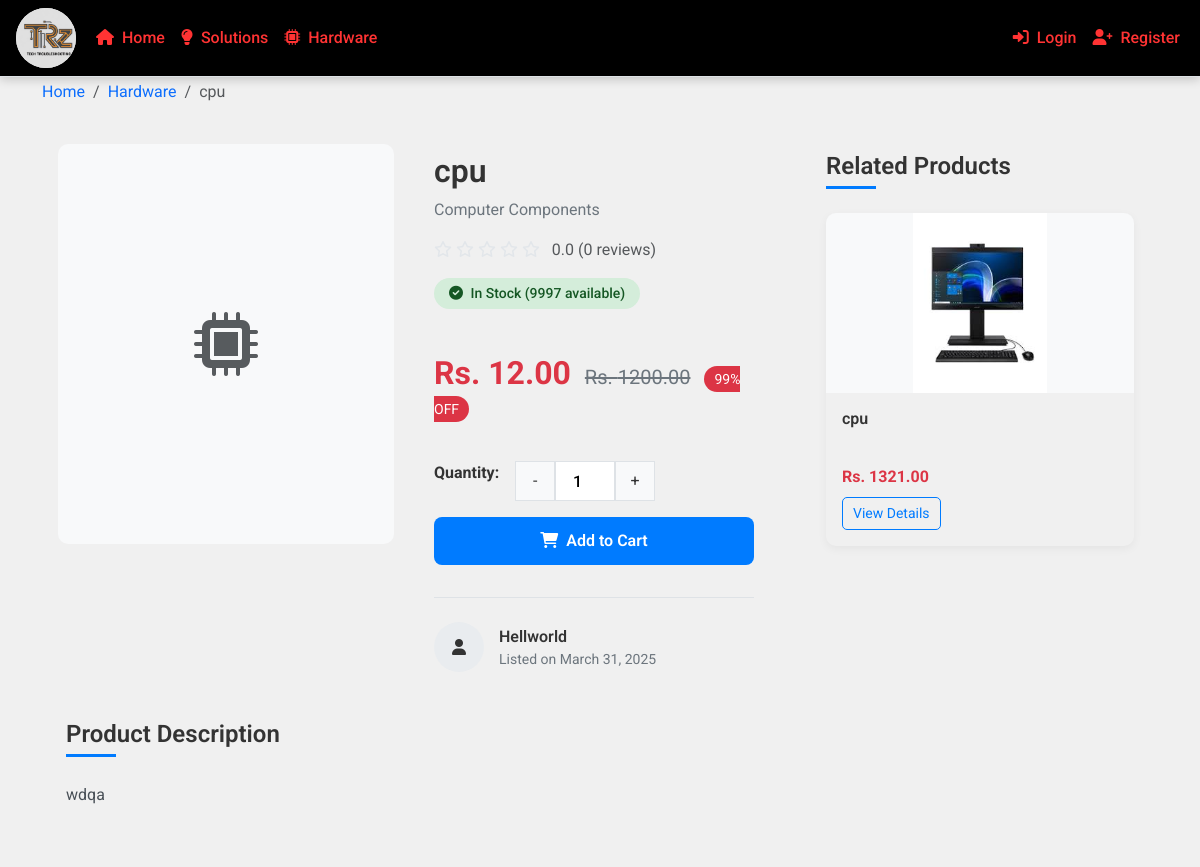
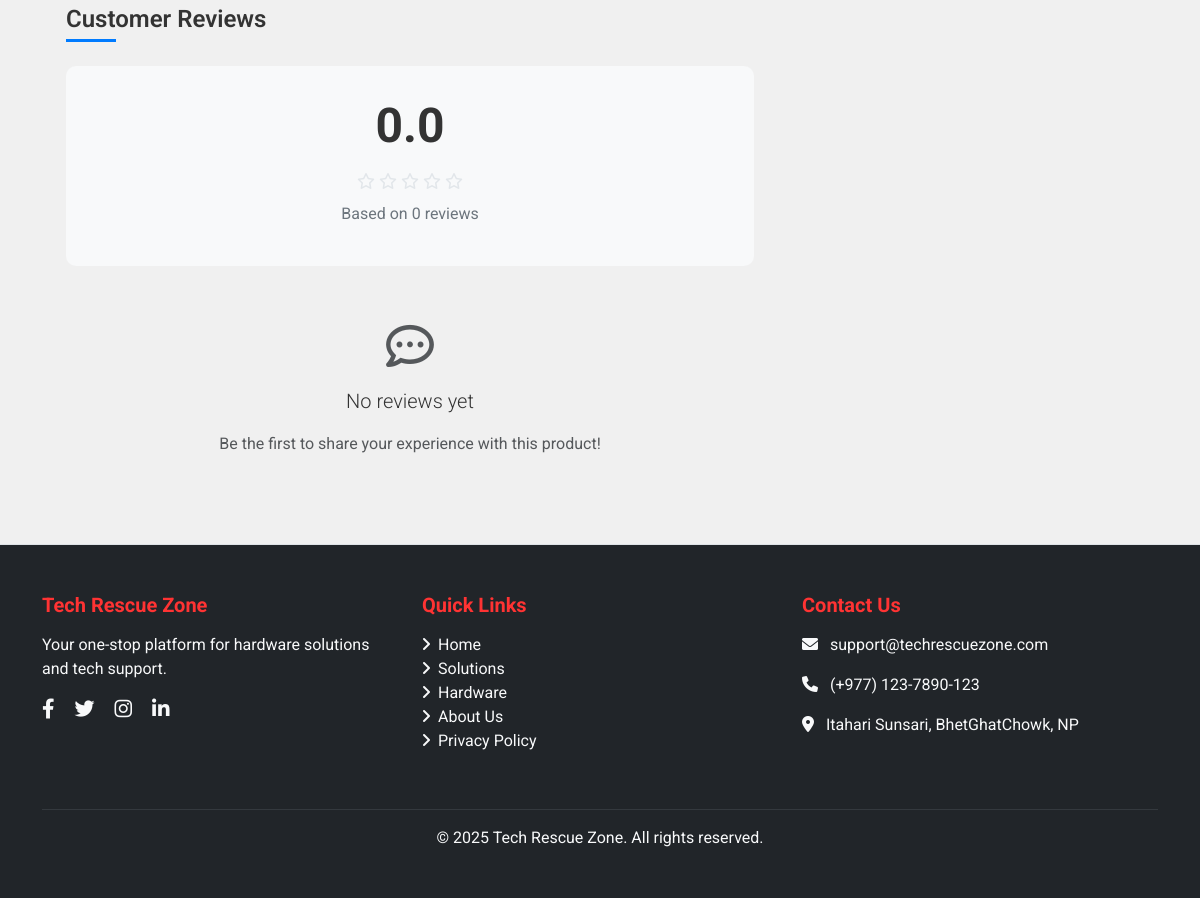
/hardware/3/, run on the app's committed database (2 pictures, top to bottom).
### TechRescueZoneApp/models.py (models this page shows, shortened)
class Hardware(models.Model):
    name = models.CharField(max_length=200)
    description = models.TextField()
    price = models.DecimalField(max_digits=10, decimal_places=2)
    discount_price = models.DecimalField(max_digits=10, decimal_places=2, blank=True, null=True)
    category = models.ForeignKey(Category, on_delete=models.CASCADE, related_name='hardware')
    seller = models.ForeignKey(User, on_delete=models.CASCADE, related_name='hardware_listings')
    stock = models.PositiveIntegerField(default=1)
    is_featured = models.BooleanField(default=False)
    created_at = models.DateTimeField(auto_now_add=True)
    updated_at = models.DateTimeField(auto_now=True)
    def get_discount_percentage(self):
        if self.discount_price and self.price > 0:
            return int(((self.price - self.discount_price) / self.price) * 100)
        return 0
    def get_final_price(self):
        if self.discount_price:
            return self.discount_price
        return self.price
    class Meta:
        verbose_name_plural = 'Hardware'

class Category(models.Model):
    name = models.CharField(max_length=100)
    description = models.TextField(blank=True, null=True)
    class Meta:
        verbose_name_plural = 'Categories'

class HardwareImage(models.Model):
    hardware = models.ForeignKey(Hardware, on_delete=models.CASCADE, related_name='images')
    image = models.ImageField(upload_to='hardware_images/')
    is_primary = models.BooleanField(default=False)
    class Meta:
        verbose_name_plural = "Hardware Images"

### TechRescueZoneApp/views.py (the view)
# urls.py: path('hardware/<int:hardware_id>/', views.hardware_detail, name='hardware_detail'),
def hardware_detail(request, hardware_id):
    hardware = get_object_or_404(Hardware, id=hardware_id)
    reviews = hardware.reviews.all().order_by('-created_at')
    avg_rating = reviews.aggregate(Avg('rating'))['rating__avg'] or 0
    if request.method == 'POST' and request.user.is_authenticated:
        review_form = HardwareReviewForm(request.POST)
        if review_form.is_valid():
            existing_review = HardwareReview.objects.filter(hardware=hardware, user=request.user).first()
            if existing_review:
                existing_review.rating = review_form.cleaned_data['rating']
                existing_review.comment = review_form.cleaned_data['comment']
                existing_review.save()
                messages.success(request, 'Your review has been updated!')
            else:
                review = review_form.save(commit=False)
                review.hardware = hardware
                review.user = request.user
                review.save()
                messages.success(request, 'Your review has been submitted!')
            return redirect('TechRescueZoneApp:hardware_detail', hardware_id=hardware.id)
    else:
        review_form = HardwareReviewForm()
    related_hardware = Hardware.objects.filter(category=hardware.category).exclude(id=hardware.id)[:4]
    context = {
        'hardware': hardware,
        'reviews': reviews,
        'avg_rating': avg_rating,
        'review_form': review_form,
        'related_hardware': related_hardware,
        'khalti_public_key': settings.KHALTI_PUBLIC_KEY if hasattr(settings, 'KHALTI_PUBLIC_KEY') else 'test_public_key_12345abcde',
    }
    return render(request, 'hardware/hardware_detail.html', context)

### TechRescueZoneApp/forms.py
class HardwareReviewForm(forms.ModelForm):
    class Meta:
        model = HardwareReview
        fields = ['rating', 'comment']
        widgets = {
            'comment': forms.Textarea(attrs={'rows': 3}),
        }

### templates/hardware/hardware_detail.html (shortened to what this page needs)
{% extends 'base.html' %}
{% load static %}
{% block content %}
<div class="container py-4">
  <nav aria-label="breadcrumb" class="mb-4">
    <ol class="breadcrumb">
      <li class="breadcrumb-item"><a href="{% url 'TechRescueZoneApp:home' %}" class="text-decoration-none">Home</a></li>
      <li class="breadcrumb-item"><a href="{% url 'TechRescueZoneApp:hardware_list' %}" class="text-decoration-none">Hardware</a></li>
      <li class="breadcrumb-item active" aria-current="page">{{ hardware.name }}</li>
    </ol>
  </nav>
  <div class="row">
    <div class="col-lg-8">
      <div class="product-card">
        <div class="row g-0">
          <div class="col-md-6 p-3">
            <div id="productCarousel" class="carousel slide product-carousel" data-bs-ride="carousel">
              <div class="carousel-inner">
                {% if hardware.images.all %}
                  {% for image in hardware.images.all %}
                  <div class="carousel-item {% if forloop.first %}active{% endif %}">
                    <img src="{{ image.image.url }}" class="d-block w-100" alt="{{ hardware.name }}">
                  </div>
                  {% endfor %}
                {% else %}
                  <div class="carousel-item active">
                    <div class="d-flex align-items-center justify-content-center h-100">
                      <i class="fas fa-microchip fa-4x text-muted"></i>
                    </div>
                  </div>
                {% endif %}
              </div>
            </div>
          </div>
          <div class="col-md-6 p-4">
            <h1 class="product-title">{{ hardware.name }}</h1>
            <p class="product-category">{{ hardware.category.name }}</p>
            <div class="star-rating mb-3">
              {% for i in "12345" %}
                {% if forloop.counter <= avg_rating|floatformat:"0" %}
                <i class="fas fa-star"></i>
                {% else %}
                <i class="far fa-star"></i>
                {% endif %}
              {% endfor %}
              <span class="ms-2 text-muted">{{ avg_rating|floatformat:1 }} ({{ reviews.count }} reviews)</span>
            </div>
            <div class="stock-badge {% if hardware.stock > 0 %}in-stock{% else %}out-of-stock{% endif %}">
              {% if hardware.stock > 0 %}
              <i class="fas fa-check-circle me-1"></i> In Stock ({{ hardware.stock }} available)
              {% else %}
              <i class="fas fa-times-circle me-1"></i> Out of Stock
              {% endif %}
            </div>
            <div class="price-section">
              {% if hardware.discount_price %}
              <span class="current-price">Rs. {{ hardware.discount_price }}</span>
              <span class="original-price">Rs. {{ hardware.price }}</span>
              <span class="discount-badge">{{ hardware.get_discount_percentage }}% OFF</span>
              {% else %}
              <span class="current-price">Rs. {{ hardware.price }}</span>
              {% endif %}
            </div>
            {% if hardware.stock > 0 %}
            <div class="d-flex align-items-center">
              <label for="quantity" class="form-label me-3 mb-0 fw-bold">Quantity:</label>
              <div class="quantity-selector">
                <div class="quantity-btn" id="decrease-qty">-</div>
                <input type="number" id="quantity" class="quantity-input" value="1" min="1" max="{{ hardware.stock }}">
                <div class="quantity-btn" id="increase-qty">+</div>
              </div>
            </div>
            <form method="post" action="{% url 'TechRescueZoneApp:add_to_cart' hardware.id %}" id="cart-form">
              <button type="submit" class="add-to-cart-btn">
                <i class="fas fa-shopping-cart me-2"></i>Add to Cart
              </button>
            </form>
            {% else %}
            <div class="alert alert-warning mt-3">
              <i class="fas fa-exclamation-triangle me-2"></i>
              This item is currently out of stock. Please check back later.
            </div>
            {% endif %}
            <div class="seller-info">
              <div class="seller-avatar">
                <i class="fas fa-user"></i>
              </div>
              <div>
                <p class="seller-name">{{ hardware.seller.username }}</p>
                <p class="listing-date">Listed on {{ hardware.created_at|date:"F j, Y" }}</p>
              </div>
            </div>
          </div>
        </div>
      </div>
      <div class="product-card p-4">
        <h2 class="section-title">Product Description</h2>
        <div class="description-text">
          {{ hardware.description|linebreaks }}
        </div>
      </div>
      <div class="product-card p-4">
        <h2 class="section-title">Customer Reviews</h2>
        <div class="review-summary">
          <div class="average-rating">{{ avg_rating|floatformat:1 }}</div>
          <div class="star-rating mb-2">
            {% for i in "12345" %}
              {% if forloop.counter <= avg_rating|floatformat:"0" %}
              <i class="fas fa-star"></i>
              {% else %}
              <i class="far fa-star"></i>
              {% endif %}
            {% endfor %}
          </div>
          <p class="rating-count">Based on {{ reviews.count }} reviews</p>
        </div>
        {% if reviews %}
        <div class="reviews-list">
          {% for review in reviews %}
          <div class="review-card">
            <div class="review-header">
              <div>
                <h5 class="reviewer-name">{{ review.user.username }}</h5>
                <div class="star-rating">
                  {% for i in "12345" %}
                    {% if forloop.counter <= review.rating %}
                    <i class="fas fa-star"></i>
                    {% else %}
                    <i class="far fa-star"></i>
                    {% endif %}
                  {% endfor %}
                </div>
              </div>
              <span class="review-date">{{ review.created_at|date:"F j, Y" }}</span>
            </div>
            <p class="review-text">{{ review.comment }}</p>
          </div>
          {% endfor %}
        </div>
        {% else %}
        <div class="text-center py-4">
          <i class="far fa-comment-dots fa-3x text-muted mb-3"></i>
          <p class="lead">No reviews yet</p>
          <p class="text-muted">Be the first to share your experience with this product!</p>
        </div>
        {% endif %}
      </div>
    </div>
    <div class="col-lg-4">
      <div class="product-card p-4">
        <h2 class="section-title">Related Products</h2>
        {% if related_hardware %}
        <div class="row g-3">
          {% for item in related_hardware %}
          <div class="col-md-6 col-lg-12">
            <div class="related-product">
              <div class="related-product-img">
                {% if item.images.filter.first %}
                <img src="{{ item.images.filter.first.image.url }}" alt="{{ item.name }}">
                {% else %}
                <i class="fas fa-microchip fa-2x text-muted"></i>
                {% endif %}
              </div>
              <div class="related-product-info">
                <h6 class="related-product-title">{{ item.name }}</h6>
                <p class="related-product-price">Rs. {{ item.get_final_price }}</p>
                <a href="{% url 'TechRescueZoneApp:hardware_detail' item.id %}" class="btn view-btn">View Details</a>
              </div>
            </div>
          </div>
          {% endfor %}
        </div>
        {% else %}
        <div class="text-center py-4">
          <i class="fas fa-search fa-3x text-muted mb-3"></i>
          <p class="text-muted">No related products found</p>
        </div>
        {% endif %}
      </div>
    </div>
  </div>
</div>
{% endblock %}

### data on the page
Hardware: name "cpu", category.name "Computer Components", stock "9997", discount_price "12.00", price "1200.00", get_discount_percentage "99", seller.username "Hellworld", created_at "March 31, 2025", description "wdqa"
Hardware: images.filter.first.image (picture), name "cpu", get_final_price "1321.00"

### other printed values
{{ avg_rating|floatformat:1 }} "0.0"
{{ reviews.count }} "0"
